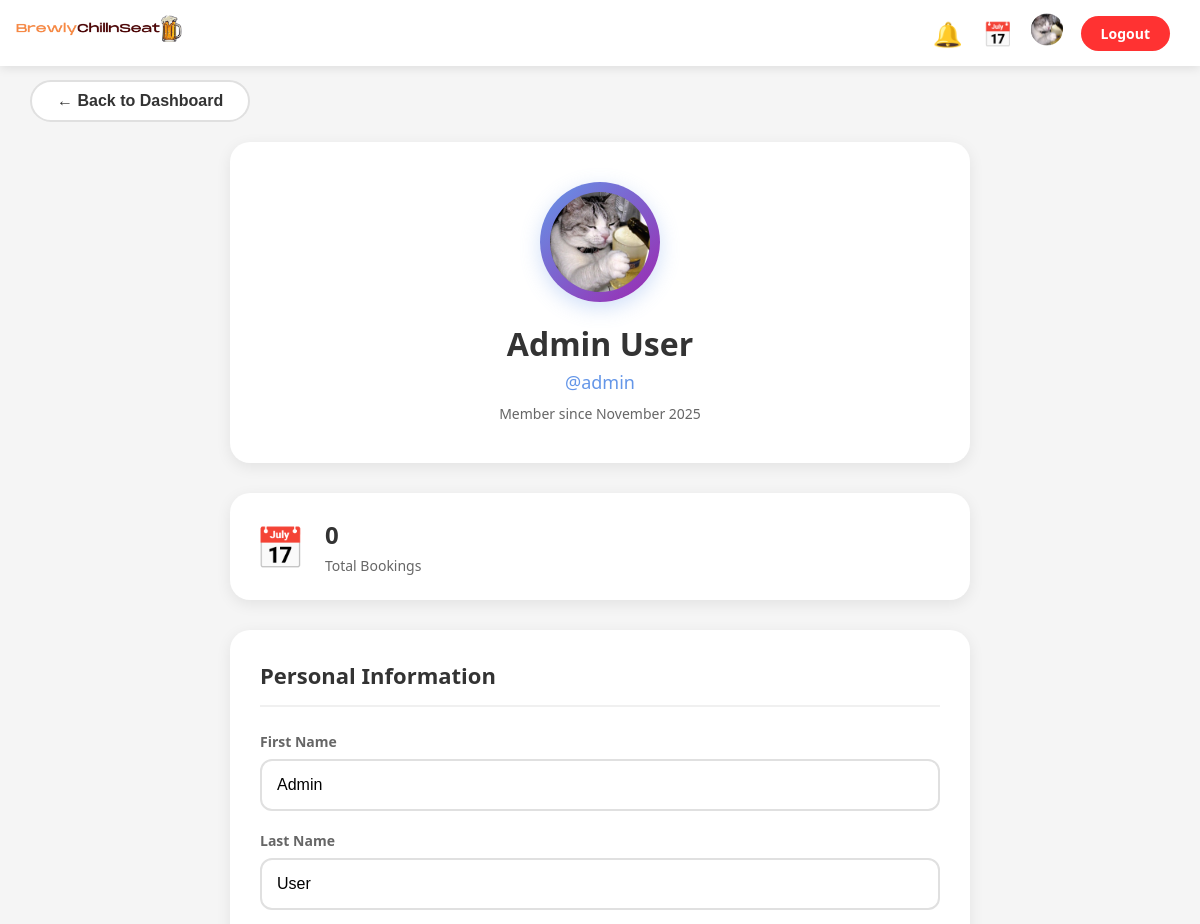
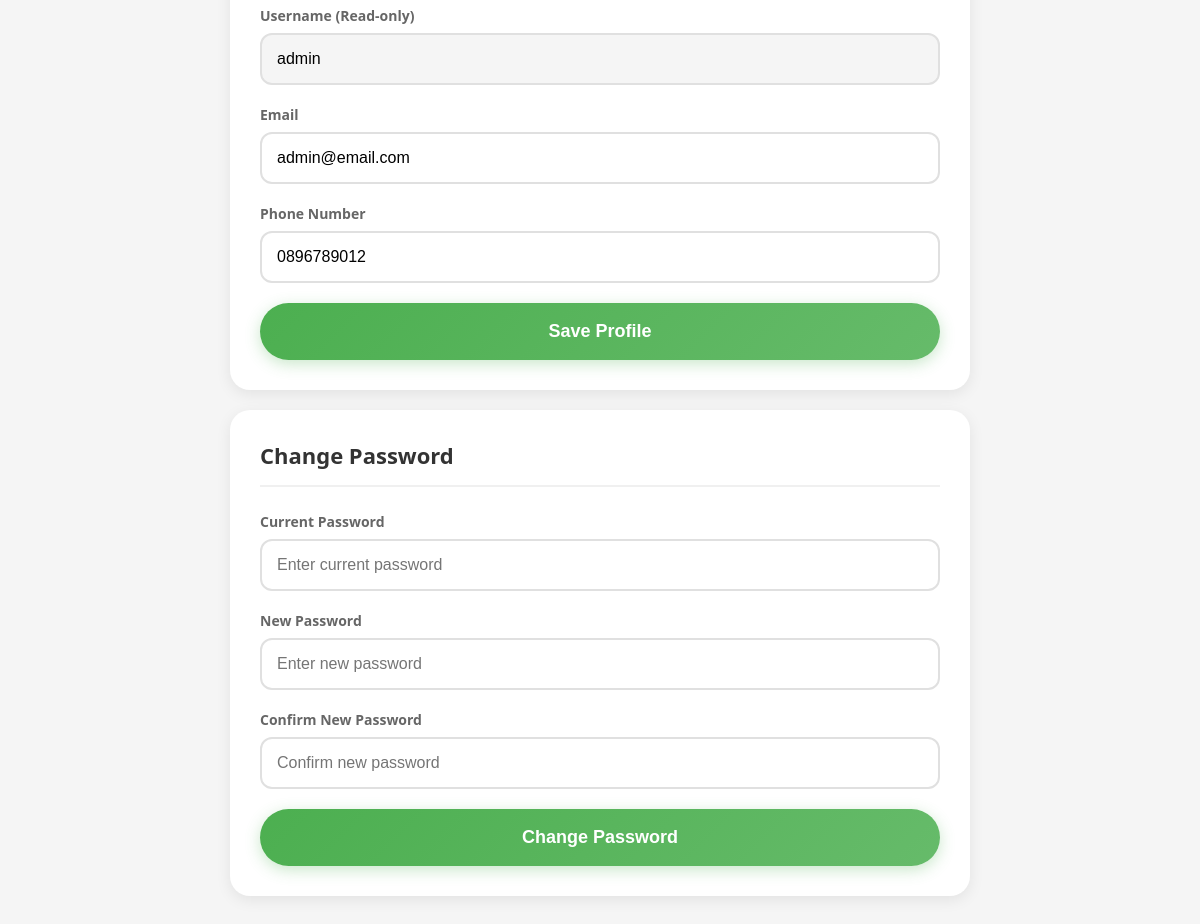
The page /project/customer/profile.php (signed in) on the database its author committed (2 pictures, top to bottom).
### tables this page shows
CREATE TABLE `user` (
  `user_id` int(11) NOT NULL,
  `email` varchar(100) NOT NULL,
  `username` varchar(50) NOT NULL,
  `password` varchar(255) NOT NULL,
  `firstname` varchar(50) NOT NULL,
  `lastname` varchar(50) NOT NULL,
  `dob` date NOT NULL,
  `user_phone` varchar(10) NOT NULL,
  `role` enum('CUSTOMER','STAFF','ADMIN') NOT NULL DEFAULT 'CUSTOMER',
  `user_created_at` datetime DEFAULT CURRENT_TIMESTAMP,
  `is_active` enum('Y','N') DEFAULT 'N'
);

### project/customer/profile.php (the view, shortened to what this page needs)
<?php
require_once('../connect.php');
$user_id = $_SESSION['user_id'];
$sql = "SELECT u.*,
        (SELECT COUNT(*) FROM reservation WHERE user_id = u.user_id) as total_bookings
        FROM user u
        WHERE u.user_id = ?";
$stmt = $mysqli->prepare($sql);
$stmt->bind_param("i", $user_id);
$stmt->execute();
$result = $stmt->get_result();
$user_data = $result->fetch_assoc();
$full_name = trim(($user_data['firstname'] ?? '') . ' ' . ($user_data['lastname'] ?? ''));
?>
<!DOCTYPE html>
<html lang="en">
<head>
    <link rel="stylesheet" href="css/profile.css">
    <link rel="stylesheet" href="css/notification.css">
</head>
<body class="profile-body">
    <nav class="navbar">
        <div class="nav-content">
            <div class="nav-left">
                <img src="css/catlog.png"  alt="cat"style="height:36px;position: relative; top: -18px;left:-70px;object-fit:contain"> <img src="css/logo.png" alt="logo" style="height:36px;position: relative;left:-55px;object-fit:contain"/>
            </div>
            <div class="nav-right">
                <span class="notification-icon" id="notificationBtn" style="cursor: pointer; position: relative;">🔔</span>
                <span class="calendar-icon" onclick="window.location.href='my_bookings.php'" style="cursor: pointer;" title="My Bookings">📅</span>
                <span class="user-icon active" onclick="window.location.href='profile.php'" style="cursor: pointer;" title="Profile"><img src="css/druckcat_profile.jpeg" alt="drunkcat" style="height:28px;border-radius:22px; object-fit:contain;"></span>
                <a href="../login/logout.php" class="btn-logout-icon">Logout</a>
            </div>
        </div>
    </nav>
    <div class="back-button-below-nav">
        <button class="btn-back-below-nav" onclick="window.location.href='dashboard.php'">
            ← Back to Dashboard
        </button>
    </div>
    <div class="profile-container">
        <div class="profile-header">
            <div class="profile-avatar">
            <span class="avatar-icon"></span> <img src="css/druckcat_profile.jpeg" alt="drunkcat" style="width:100px;height:100px;border-radius:50px; object-fit:contain;"></span>
            </div>
            <h1 class="profile-name"><?php echo htmlspecialchars($full_name); ?></h1>
            <p class="profile-username">@<?php echo htmlspecialchars($user_data['username']); ?></p>
            <p class="profile-member-since">Member since <?php echo date('F Y', strtotime($user_data['user_created_at'])); ?></p>
        </div>
        <div class="stats-grid stats-grid-single">
            <div class="stat-card">
                <div class="stat-icon">📅</div>
                <div class="stat-info">
                    <span class="stat-value"><?php echo $user_data['total_bookings'] ?? 0; ?></span>
                    <span class="stat-label">Total Bookings</span>
                </div>
            </div>
        </div>
        <form method="POST" id="profileForm">
            <div class="profile-section">
                <h2 class="section-title">Personal Information</h2>
                <div class="info-form">
                    <div class="form-group">
                        <label>First Name</label>
                        <input type="text" class="form-input" name="firstname" value="<?php echo htmlspecialchars($user_data['firstname'] ?? ''); ?>" required>
                    </div>
                    <div class="form-group">
                        <label>Last Name</label>
                        <input type="text" class="form-input" name="lastname" value="<?php echo htmlspecialchars($user_data['lastname'] ?? ''); ?>" required>
                    </div>
                    <div class="form-group">
                        <label>Username (Read-only)</label>
                        <input type="text" class="form-input" value="<?php echo htmlspecialchars($user_data['username']); ?>" readonly>
                    </div>
                    <div class="form-group">
                        <label>Email</label>
                        <input type="email" class="form-input" name="email" value="<?php echo htmlspecialchars($user_data['email']); ?>" required>
                    </div>
                    <div class="form-group">
                        <label>Phone Number</label>
                        <input type="tel" class="form-input" name="phone" value="<?php echo htmlspecialchars($user_data['user_phone'] ?? ''); ?>" pattern="[0-9]{10}" maxlength="10">
                    </div>
                </div>
                <button type="submit" class="btn-save">Save Profile</button>
            </div>
        </form>
        <form method="POST" id="passwordForm">
            <div class="profile-section">
                <h2 class="section-title">Change Password</h2>
                <div class="info-form">
                    <div class="form-group">
                        <label>Current Password</label>
                        <input type="password" class="form-input" name="current_password" placeholder="Enter current password">
                    </div>
                    <div class="form-group">
                        <label>New Password</label>
                        <input type="password" class="form-input" name="new_password" placeholder="Enter new password" minlength="4">
                    </div>
                    <div class="form-group">
                        <label>Confirm New Password</label>
                        <input type="password" class="form-input" name="confirm_password" placeholder="Confirm new password" minlength="4">
                    </div>
                </div>
                <button type="submit" class="btn-save">Change Password</button>
            </div>
        </form>
    </div>
</body>
</html>

### project/customer/css/profile.css (style rules this page uses)
* { margin: 0; padding: 0; box-sizing: border-box; }
body { font-family: 'Segoe UI', Tahoma, Geneva, Verdana, sans-serif; background: #f5f5f5; min-height: 100vh; }
.profile-body { background: #f5f5f5; min-height: 100vh; display: block; }
.navbar { position: fixed; top: 0; left: 0; right: 0; background: white; padding: 15px 0; box-shadow: 0 2px 10px rgba(0, 0, 0, 0.1); z-index: 1000; }
.nav-content { max-width: 1400px; margin: 0 auto; padding: 0 30px; display: flex; justify-content: space-between; align-items: center; }
.nav-left { display: flex; align-items: center; }
.nav-right { display: flex; align-items: center; gap: 20px; }
.notification-icon, .calendar-icon, .user-icon { font-size: 24px; cursor: pointer; transition: transform 0.3s; }
.user-icon.active { color: #6496e8; transform: scale(1.15); }
.btn-logout-icon { padding: 8px 20px; background: #ff3232; color: white; border: none; border-radius: 20px; text-decoration: none; font-size: 14px; font-weight: 600; transition: all 0.3s; }
.back-button-below-nav { max-width: 1400px; margin: 0 auto; padding: 80px 30px 20px; }
.btn-back-below-nav { padding: 10px 25px; background: white; color: #333; border: 2px solid #e0e0e0; border-radius: 50px; font-size: 16px; font-weight: 600; cursor: pointer; transition: all 0.3s; display: inline-flex; align-items: center; gap: 8px; }
.profile-container { max-width: 800px; margin: 0 auto 40px; padding: 0 30px; }
.profile-header { background: white; padding: 40px; border-radius: 20px; text-align: center; margin-bottom: 30px; box-shadow: 0 4px 15px rgba(0, 0, 0, 0.08); }
.profile-avatar { width: 120px; height: 120px; background: linear-gradient(135deg, #6496e8 0%, #9c27b0 100%); border-radius: 50%; display: flex; align-items: center; justify-content: center; margin: 0 auto 20px; box-shadow: 0 6px 20px rgba(100, 150, 232, 0.3); overflow: hidden; }
.profile-avatar img { width: 100%; height: 100%; object-fit: cover; }
.profile-name { font-size: 32px; font-weight: 700; color: #333; margin: 0 0 5px 0; }
.profile-username { font-size: 18px; color: #6496e8; margin: 0 0 10px 0; }
.profile-member-since { font-size: 14px; color: #666; margin: 0; }
.stats-grid { display: grid; grid-template-columns: 1fr 1fr; gap: 20px; margin-bottom: 30px; }
.stats-grid-single { grid-template-columns: 1fr; }
.stat-card { background: white; padding: 25px; border-radius: 20px; display: flex; align-items: center; gap: 20px; box-shadow: 0 4px 15px rgba(0, 0, 0, 0.08); transition: all 0.3s; }
.stat-icon { font-size: 40px; }
.stat-info { display: flex; flex-direction: column; gap: 5px; }
.stat-value { font-size: 24px; font-weight: 700; color: #333; }
.stat-label { font-size: 14px; color: #666; }
.profile-section { background: white; padding: 30px; border-radius: 20px; margin-bottom: 20px; box-shadow: 0 4px 15px rgba(0, 0, 0, 0.08); }
.section-title { font-size: 22px; font-weight: 700; color: #333; margin: 0 0 25px 0; padding-bottom: 15px; border-bottom: 2px solid #f0f0f0; }
.info-form { display: flex; flex-direction: column; gap: 20px; }
.form-group { display: flex; flex-direction: column; gap: 8px; }
.form-group label { font-size: 14px; font-weight: 600; color: #666; }
.form-input { width: 100%; padding: 15px; border: 2px solid #e0e0e0; border-radius: 12px; font-size: 16px; transition: all 0.3s; }
.form-input:read-only { background: #f5f5f5; cursor: not-allowed; }
.btn-save { width: 100%; padding: 18px; margin-top: 20px; background: linear-gradient(135deg, #4caf50 0%, #66bb6a 100%); color: white; border: none; border-radius: 50px; font-size: 18px; font-weight: 700; cursor: pointer; transition: all 0.3s; box-shadow: 0 4px 15px rgba(76, 175, 80, 0.3); }

### rows shown on the page
user: full_name "Admin User", username "admin", user_created_at "November 2025", firstname "Admin", lastname "User", email "admin@email.com", phone "0896789012"

### other values the page prints
$user_data['total_bookings'] "0"
